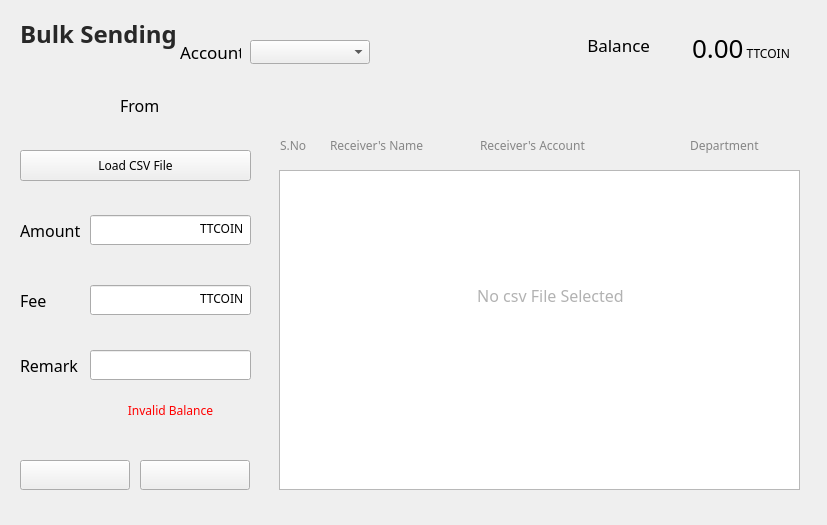
<?xml version="1.0" encoding="UTF-8"?>
<ui version="4.0">
 <class>BulkSending</class>
 <widget class="QWidget" name="BulkSending">
  <property name="geometry">
   <rect>
    <x>0</x>
    <y>0</y>
    <width>827</width>
    <height>525</height>
   </rect>
  </property>
  <property name="font">
   <font>
    <family>微软雅黑</family>
   </font>
  </property>
  <property name="focusPolicy">
   <enum>Qt::TabFocus</enum>
  </property>
  <property name="windowTitle">
   <string>Form</string>
  </property>
  <property name="styleSheet">
   <string notr="true"/>
  </property>
  <widget class="QLabel" name="balanceLabel">
   <property name="geometry">
    <rect>
     <x>692</x>
     <y>30</y>
     <width>271</width>
     <height>32</height>
    </rect>
   </property>
   <property name="font">
    <font>
     <family>微软雅黑</family>
     <pointsize>20</pointsize>
    </font>
   </property>
   <property name="text">
    <string>&lt;html&gt;&lt;head/&gt;&lt;body&gt;&lt;p&gt;&lt;span style=&quot; font-size:26px;&quot;&gt;0.00&lt;/span&gt;&lt;span style=&quot; font-size:12px;&quot;&gt; TTCOIN&lt;/span&gt;&lt;/p&gt;&lt;/body&gt;&lt;/html&gt;</string>
   </property>
  </widget>
  <widget class="QLabel" name="addressLabel2">
   <property name="geometry">
    <rect>
     <x>120</x>
     <y>90</y>
     <width>101</width>
     <height>31</height>
    </rect>
   </property>
   <property name="font">
    <font>
     <family>微软雅黑</family>
     <pointsize>12</pointsize>
     <weight>50</weight>
     <bold>false</bold>
    </font>
   </property>
   <property name="styleSheet">
    <string notr="true"/>
   </property>
   <property name="text">
    <string>From</string>
   </property>
   <property name="alignment">
    <set>Qt::AlignLeading|Qt::AlignLeft|Qt::AlignVCenter</set>
   </property>
  </widget>
  <widget class="QLabel" name="balanceLabel2">
   <property name="geometry">
    <rect>
     <x>540</x>
     <y>30</y>
     <width>110</width>
     <height>30</height>
    </rect>
   </property>
   <property name="font">
    <font>
     <family>微软雅黑</family>
     <pointsize>13</pointsize>
    </font>
   </property>
   <property name="text">
    <string>Balance</string>
   </property>
   <property name="alignment">
    <set>Qt::AlignRight|Qt::AlignTrailing|Qt::AlignVCenter</set>
   </property>
  </widget>
  <widget class="QLabel" name="addressLabel">
   <property name="geometry">
    <rect>
     <x>210</x>
     <y>90</y>
     <width>421</width>
     <height>31</height>
    </rect>
   </property>
   <property name="font">
    <font>
     <family>微软雅黑</family>
     <pointsize>12</pointsize>
    </font>
   </property>
   <property name="styleSheet">
    <string notr="true"/>
   </property>
   <property name="text">
    <string/>
   </property>
   <property name="textInteractionFlags">
    <set>Qt::TextSelectableByMouse</set>
   </property>
  </widget>
  <widget class="QLabel" name="changeAccountLabel">
   <property name="geometry">
    <rect>
     <x>180</x>
     <y>40</y>
     <width>61</width>
     <height>24</height>
    </rect>
   </property>
   <property name="font">
    <font>
     <family>微软雅黑</family>
     <pointsize>13</pointsize>
    </font>
   </property>
   <property name="text">
    <string>Account</string>
   </property>
  </widget>
  <widget class="QLabel" name="delegateLabel2">
   <property name="geometry">
    <rect>
     <x>20</x>
     <y>18</y>
     <width>161</width>
     <height>31</height>
    </rect>
   </property>
   <property name="font">
    <font>
     <family>微软雅黑</family>
     <pointsize>18</pointsize>
     <weight>75</weight>
     <bold>true</bold>
    </font>
   </property>
   <property name="styleSheet">
    <string notr="true">color: rgb(40, 40, 40);</string>
   </property>
   <property name="text">
    <string>Bulk Sending</string>
   </property>
  </widget>
  <widget class="QLabel" name="identityLabel">
   <property name="geometry">
    <rect>
     <x>260</x>
     <y>41</y>
     <width>16</width>
     <height>16</height>
    </rect>
   </property>
   <property name="font">
    <font>
     <family>微软雅黑</family>
    </font>
   </property>
   <property name="styleSheet">
    <string notr="true">background:transparent;</string>
   </property>
   <property name="text">
    <string/>
   </property>
   <property name="alignment">
    <set>Qt::AlignRight|Qt::AlignTrailing|Qt::AlignVCenter</set>
   </property>
  </widget>
  <widget class="QComboBox" name="accountComboBox">
   <property name="geometry">
    <rect>
     <x>250</x>
     <y>40</y>
     <width>120</width>
     <height>24</height>
    </rect>
   </property>
   <property name="font">
    <font>
     <family>微软雅黑</family>
     <weight>50</weight>
     <bold>false</bold>
    </font>
   </property>
   <property name="focusPolicy">
    <enum>Qt::ClickFocus</enum>
   </property>
  </widget>
  <widget class="QTableWidget" name="tableWidget_bulkSending">
   <property name="geometry">
    <rect>
     <x>279</x>
     <y>170</y>
     <width>521</width>
     <height>320</height>
    </rect>
   </property>
   <property name="sizePolicy">
    <sizepolicy hsizetype="Preferred" vsizetype="Fixed">
     <horstretch>0</horstretch>
     <verstretch>0</verstretch>
    </sizepolicy>
   </property>
   <property name="minimumSize">
    <size>
     <width>521</width>
     <height>320</height>
    </size>
   </property>
   <property name="maximumSize">
    <size>
     <width>521</width>
     <height>320</height>
    </size>
   </property>
   <property name="styleSheet">
    <string notr="true"/>
   </property>
   <property name="verticalScrollBarPolicy">
    <enum>Qt::ScrollBarAsNeeded</enum>
   </property>
   <property name="horizontalScrollBarPolicy">
    <enum>Qt::ScrollBarAlwaysOff</enum>
   </property>
   <property name="sizeAdjustPolicy">
    <enum>QAbstractScrollArea::AdjustToContents</enum>
   </property>
   <property name="autoScroll">
    <bool>true</bool>
   </property>
   <property name="editTriggers">
    <set>QAbstractItemView::NoEditTriggers</set>
   </property>
   <property name="tabKeyNavigation">
    <bool>true</bool>
   </property>
   <property name="showDropIndicator" stdset="0">
    <bool>true</bool>
   </property>
   <property name="dragDropOverwriteMode">
    <bool>true</bool>
   </property>
   <property name="showGrid">
    <bool>true</bool>
   </property>
   <property name="columnCount">
    <number>6</number>
   </property>
   <attribute name="horizontalHeaderVisible">
    <bool>false</bool>
   </attribute>
   <attribute name="horizontalHeaderCascadingSectionResizes">
    <bool>false</bool>
   </attribute>
   <attribute name="horizontalHeaderHighlightSections">
    <bool>false</bool>
   </attribute>
   <attribute name="verticalHeaderVisible">
    <bool>false</bool>
   </attribute>
   <attribute name="verticalHeaderCascadingSectionResizes">
    <bool>false</bool>
   </attribute>
   <attribute name="verticalHeaderHighlightSections">
    <bool>false</bool>
   </attribute>
   <column>
    <property name="text">
     <string>时间</string>
    </property>
    <property name="font">
     <font>
      <family>微软雅黑</family>
     </font>
    </property>
    <property name="textAlignment">
     <set>AlignLeading|AlignVCenter</set>
    </property>
   </column>
   <column>
    <property name="text">
     <string>对方账户</string>
    </property>
    <property name="font">
     <font>
      <family>微软雅黑</family>
     </font>
    </property>
    <property name="textAlignment">
     <set>AlignLeading|AlignVCenter</set>
    </property>
   </column>
   <column>
    <property name="text">
     <string>交易金额/GOP</string>
    </property>
    <property name="font">
     <font>
      <family>微软雅黑</family>
     </font>
    </property>
    <property name="textAlignment">
     <set>AlignLeading|AlignVCenter</set>
    </property>
   </column>
   <column>
    <property name="text">
     <string>手续费/GOP</string>
    </property>
    <property name="font">
     <font>
      <family>微软雅黑</family>
     </font>
    </property>
    <property name="textAlignment">
     <set>AlignLeading|AlignVCenter</set>
    </property>
   </column>
   <column>
    <property name="text">
     <string>账户余额/GOP</string>
    </property>
    <property name="font">
     <font>
      <family>微软雅黑</family>
      <weight>50</weight>
      <bold>false</bold>
     </font>
    </property>
    <property name="textAlignment">
     <set>AlignLeading|AlignVCenter</set>
    </property>
   </column>
   <column>
    <property name="text">
     <string>备注</string>
    </property>
    <property name="font">
     <font>
      <family>微软雅黑</family>
     </font>
    </property>
    <property name="textAlignment">
     <set>AlignLeading|AlignVCenter</set>
    </property>
   </column>
  </widget>
  <widget class="QLabel" name="label_12">
   <property name="geometry">
    <rect>
     <x>330</x>
     <y>130</y>
     <width>121</width>
     <height>30</height>
    </rect>
   </property>
   <property name="font">
    <font>
     <family>微软雅黑</family>
    </font>
   </property>
   <property name="styleSheet">
    <string notr="true">color: rgb(134, 134, 134);</string>
   </property>
   <property name="text">
    <string>Receiver's Name</string>
   </property>
  </widget>
  <widget class="QLabel" name="label_11">
   <property name="geometry">
    <rect>
     <x>480</x>
     <y>130</y>
     <width>121</width>
     <height>30</height>
    </rect>
   </property>
   <property name="font">
    <font>
     <family>微软雅黑</family>
    </font>
   </property>
   <property name="styleSheet">
    <string notr="true">color: rgb(134, 134, 134);</string>
   </property>
   <property name="text">
    <string>Receiver's Account</string>
   </property>
  </widget>
  <widget class="QLabel" name="label_13">
   <property name="geometry">
    <rect>
     <x>690</x>
     <y>130</y>
     <width>81</width>
     <height>30</height>
    </rect>
   </property>
   <property name="font">
    <font>
     <family>微软雅黑</family>
    </font>
   </property>
   <property name="styleSheet">
    <string notr="true">color: rgb(134, 134, 134);</string>
   </property>
   <property name="text">
    <string>Department</string>
   </property>
  </widget>
  <widget class="QToolButton" name="pushButton_loadCSVFile">
   <property name="geometry">
    <rect>
     <x>20</x>
     <y>150</y>
     <width>231</width>
     <height>31</height>
    </rect>
   </property>
   <property name="font">
    <font>
     <family>微软雅黑</family>
     <pointsize>9</pointsize>
    </font>
   </property>
   <property name="cursor">
    <cursorShape>PointingHandCursor</cursorShape>
   </property>
   <property name="focusPolicy">
    <enum>Qt::NoFocus</enum>
   </property>
   <property name="styleSheet">
    <string notr="true"/>
   </property>
   <property name="text">
    <string>Load CSV File</string>
   </property>
  </widget>
  <widget class="QLineEdit" name="bulkSending_amountLineEdit">
   <property name="geometry">
    <rect>
     <x>90</x>
     <y>215</y>
     <width>161</width>
     <height>30</height>
    </rect>
   </property>
   <property name="focusPolicy">
    <enum>Qt::ClickFocus</enum>
   </property>
   <property name="contextMenuPolicy">
    <enum>Qt::DefaultContextMenu</enum>
   </property>
   <property name="maxLength">
    <number>20</number>
   </property>
  </widget>
  <widget class="QLabel" name="feeLabel">
   <property name="geometry">
    <rect>
     <x>20</x>
     <y>285</y>
     <width>51</width>
     <height>30</height>
    </rect>
   </property>
   <property name="font">
    <font>
     <family>微软雅黑</family>
     <pointsize>12</pointsize>
    </font>
   </property>
   <property name="text">
    <string>Fee</string>
   </property>
   <property name="alignment">
    <set>Qt::AlignLeading|Qt::AlignLeft|Qt::AlignVCenter</set>
   </property>
  </widget>
  <widget class="QLineEdit" name="bulkSending_feeLineEdit">
   <property name="geometry">
    <rect>
     <x>90</x>
     <y>285</y>
     <width>161</width>
     <height>30</height>
    </rect>
   </property>
   <property name="cursor">
    <cursorShape>IBeamCursor</cursorShape>
   </property>
   <property name="focusPolicy">
    <enum>Qt::ClickFocus</enum>
   </property>
   <property name="contextMenuPolicy">
    <enum>Qt::DefaultContextMenu</enum>
   </property>
   <property name="text">
    <string/>
   </property>
   <property name="maxLength">
    <number>20</number>
   </property>
   <property name="readOnly">
    <bool>true</bool>
   </property>
  </widget>
  <widget class="QLineEdit" name="bulkSending_messageLineEdit">
   <property name="geometry">
    <rect>
     <x>90</x>
     <y>350</y>
     <width>161</width>
     <height>30</height>
    </rect>
   </property>
   <property name="focusPolicy">
    <enum>Qt::ClickFocus</enum>
   </property>
   <property name="contextMenuPolicy">
    <enum>Qt::DefaultContextMenu</enum>
   </property>
  </widget>
  <widget class="QLabel" name="amountLabel">
   <property name="geometry">
    <rect>
     <x>20</x>
     <y>215</y>
     <width>61</width>
     <height>30</height>
    </rect>
   </property>
   <property name="font">
    <font>
     <family>微软雅黑</family>
     <pointsize>12</pointsize>
    </font>
   </property>
   <property name="text">
    <string>Amount</string>
   </property>
   <property name="alignment">
    <set>Qt::AlignLeading|Qt::AlignLeft|Qt::AlignVCenter</set>
   </property>
  </widget>
  <widget class="QLabel" name="messageLabel">
   <property name="geometry">
    <rect>
     <x>20</x>
     <y>350</y>
     <width>81</width>
     <height>30</height>
    </rect>
   </property>
   <property name="font">
    <font>
     <family>微软雅黑</family>
     <pointsize>12</pointsize>
    </font>
   </property>
   <property name="text">
    <string>Remark</string>
   </property>
   <property name="alignment">
    <set>Qt::AlignLeading|Qt::AlignLeft|Qt::AlignVCenter</set>
   </property>
  </widget>
  <widget class="QToolButton" name="bulkSending_sendBtn">
   <property name="geometry">
    <rect>
     <x>20</x>
     <y>460</y>
     <width>110</width>
     <height>30</height>
    </rect>
   </property>
   <property name="font">
    <font>
     <family>微软雅黑</family>
     <pointsize>9</pointsize>
    </font>
   </property>
   <property name="cursor">
    <cursorShape>PointingHandCursor</cursorShape>
   </property>
   <property name="focusPolicy">
    <enum>Qt::NoFocus</enum>
   </property>
   <property name="styleSheet">
    <string notr="true"/>
   </property>
   <property name="text">
    <string/>
   </property>
  </widget>
  <widget class="QLabel" name="tipLabel3">
   <property name="geometry">
    <rect>
     <x>90</x>
     <y>400</y>
     <width>161</width>
     <height>20</height>
    </rect>
   </property>
   <property name="cursor">
    <cursorShape>ArrowCursor</cursorShape>
   </property>
   <property name="styleSheet">
    <string notr="true">color: rgb(255, 0, 0);</string>
   </property>
   <property name="text">
    <string>Invalid Balance</string>
   </property>
   <property name="alignment">
    <set>Qt::AlignCenter</set>
   </property>
  </widget>
  <widget class="QLabel" name="unitLabel">
   <property name="geometry">
    <rect>
     <x>200</x>
     <y>220</y>
     <width>51</width>
     <height>16</height>
    </rect>
   </property>
   <property name="font">
    <font>
     <family>微软雅黑</family>
    </font>
   </property>
   <property name="styleSheet">
    <string notr="true"/>
   </property>
   <property name="text">
    <string>TTCOIN</string>
   </property>
   <property name="alignment">
    <set>Qt::AlignLeading|Qt::AlignLeft|Qt::AlignVCenter</set>
   </property>
  </widget>
  <widget class="QLabel" name="unitLabel2">
   <property name="geometry">
    <rect>
     <x>200</x>
     <y>290</y>
     <width>51</width>
     <height>16</height>
    </rect>
   </property>
   <property name="font">
    <font>
     <family>微软雅黑</family>
    </font>
   </property>
   <property name="styleSheet">
    <string notr="true"/>
   </property>
   <property name="text">
    <string>TTCOIN</string>
   </property>
  </widget>
  <widget class="QToolButton" name="bulkSending_exportCSV">
   <property name="geometry">
    <rect>
     <x>140</x>
     <y>460</y>
     <width>110</width>
     <height>30</height>
    </rect>
   </property>
   <property name="font">
    <font>
     <family>微软雅黑</family>
     <pointsize>9</pointsize>
    </font>
   </property>
   <property name="cursor">
    <cursorShape>PointingHandCursor</cursorShape>
   </property>
   <property name="focusPolicy">
    <enum>Qt::NoFocus</enum>
   </property>
   <property name="styleSheet">
    <string notr="true"/>
   </property>
   <property name="text">
    <string/>
   </property>
  </widget>
  <widget class="QLabel" name="initLabel">
   <property name="geometry">
    <rect>
     <x>350</x>
     <y>270</y>
     <width>401</width>
     <height>51</height>
    </rect>
   </property>
   <property name="font">
    <font>
     <family>微软雅黑</family>
     <pointsize>12</pointsize>
    </font>
   </property>
   <property name="styleSheet">
    <string notr="true">color: rgb(178, 178, 178);</string>
   </property>
   <property name="text">
    <string>No csv File Selected</string>
   </property>
   <property name="alignment">
    <set>Qt::AlignCenter</set>
   </property>
  </widget>
  <widget class="QLabel" name="label_14">
   <property name="geometry">
    <rect>
     <x>280</x>
     <y>130</y>
     <width>41</width>
     <height>30</height>
    </rect>
   </property>
   <property name="font">
    <font>
     <family>微软雅黑</family>
    </font>
   </property>
   <property name="styleSheet">
    <string notr="true">color: rgb(134, 134, 134);</string>
   </property>
   <property name="text">
    <string>S.No</string>
   </property>
  </widget>
 </widget>
 <resources/>
 <connections/>
</ui>
